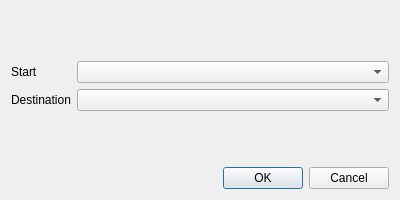
<?xml version="1.0" encoding="UTF-8"?>
<ui version="4.0">
 <class>inputStreet</class>
 <widget class="QDialog" name="inputStreet">
  <property name="geometry">
   <rect>
    <x>0</x>
    <y>0</y>
    <width>400</width>
    <height>200</height>
   </rect>
  </property>
  <property name="windowTitle">
   <string>Add Street</string>
  </property>
  <layout class="QHBoxLayout" name="horizontalLayout">
   <item>
    <layout class="QFormLayout" name="formLayout">
     <item row="1" column="0">
      <widget class="QLabel" name="startLabel">
       <property name="text">
        <string>Start</string>
       </property>
      </widget>
     </item>
     <item row="2" column="0">
      <widget class="QLabel" name="destinationLabel">
       <property name="text">
        <string>Destination</string>
       </property>
      </widget>
     </item>
     <item row="4" column="1">
      <widget class="QDialogButtonBox" name="buttonBox">
       <property name="orientation">
        <enum>Qt::Horizontal</enum>
       </property>
       <property name="standardButtons">
        <set>QDialogButtonBox::Cancel|QDialogButtonBox::Ok</set>
       </property>
      </widget>
     </item>
     <item row="3" column="1">
      <spacer name="verticalSpacer">
       <property name="orientation">
        <enum>Qt::Vertical</enum>
       </property>
       <property name="sizeHint" stdset="0">
        <size>
         <width>20</width>
         <height>40</height>
        </size>
       </property>
      </spacer>
     </item>
     <item row="0" column="1">
      <spacer name="verticalSpacer_2">
       <property name="orientation">
        <enum>Qt::Vertical</enum>
       </property>
       <property name="sizeHint" stdset="0">
        <size>
         <width>20</width>
         <height>40</height>
        </size>
       </property>
      </spacer>
     </item>
     <item row="1" column="1">
      <widget class="QComboBox" name="startBox"/>
     </item>
     <item row="2" column="1">
      <widget class="QComboBox" name="destinationBox"/>
     </item>
    </layout>
   </item>
  </layout>
 </widget>
 <resources/>
 <connections>
  <connection>
   <sender>buttonBox</sender>
   <signal>accepted()</signal>
   <receiver>inputStreet</receiver>
   <slot>accept()</slot>
   <hints>
    <hint type="sourcelabel">
     <x>248</x>
     <y>254</y>
    </hint>
    <hint type="destinationlabel">
     <x>157</x>
     <y>274</y>
    </hint>
   </hints>
  </connection>
  <connection>
   <sender>buttonBox</sender>
   <signal>rejected()</signal>
   <receiver>inputStreet</receiver>
   <slot>reject()</slot>
   <hints>
    <hint type="sourcelabel">
     <x>316</x>
     <y>260</y>
    </hint>
    <hint type="destinationlabel">
     <x>286</x>
     <y>274</y>
    </hint>
   </hints>
  </connection>
 </connections>
</ui>
